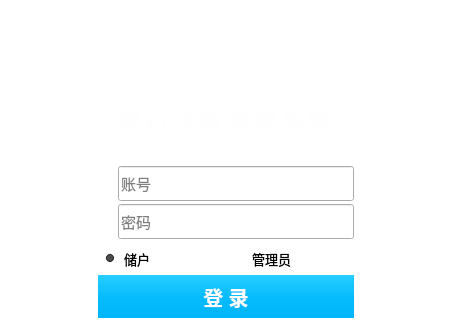
<?xml version="1.0" encoding="UTF-8"?>
<ui version="4.0">
 <class>LoginDialog</class>
 <widget class="QDialog" name="LoginDialog">
  <property name="geometry">
   <rect>
    <x>0</x>
    <y>0</y>
    <width>452</width>
    <height>333</height>
   </rect>
  </property>
  <property name="windowTitle">
   <string>Dialog</string>
  </property>
  <property name="styleSheet">
   <string notr="true">QWidget#LoginDialog{
background:transparent;
}</string>
  </property>
  <layout class="QGridLayout" name="mainLayout">
   <property name="leftMargin">
    <number>0</number>
   </property>
   <property name="topMargin">
    <number>0</number>
   </property>
   <property name="rightMargin">
    <number>0</number>
   </property>
   <property name="bottomMargin">
    <number>0</number>
   </property>
   <item row="2" column="1">
    <layout class="QGridLayout" name="gridLayout_2">
     <property name="spacing">
      <number>3</number>
     </property>
     <item row="0" column="1">
      <widget class="QLineEdit" name="userLineEdit">
       <property name="minimumSize">
        <size>
         <width>236</width>
         <height>35</height>
        </size>
       </property>
       <property name="font">
        <font>
         <pointsize>11</pointsize>
        </font>
       </property>
       <property name="styleSheet">
        <string notr="true"/>
       </property>
       <property name="inputMethodHints">
        <set>Qt::ImhDigitsOnly</set>
       </property>
       <property name="text">
        <string/>
       </property>
       <property name="placeholderText">
        <string>账号</string>
       </property>
       <property name="clearButtonEnabled">
        <bool>true</bool>
       </property>
      </widget>
     </item>
     <item row="2" column="0" colspan="2">
      <widget class="QGroupBox" name="groupBox">
       <property name="styleSheet">
        <string notr="true">QGroupBox {
	border:0px;
	margin-left:3px;
	margin-right:3px;
	background:transparent;
}

QRadioButton{
	spacing: 5px;
	background:transparent;
}

QRadioButton::indicator{
	width: 18px;
	height: 18px;
}</string>
       </property>
       <property name="title">
        <string/>
       </property>
       <property name="checkable">
        <bool>false</bool>
       </property>
       <layout class="QHBoxLayout" name="horizontalLayout_3">
        <property name="leftMargin">
         <number>0</number>
        </property>
        <property name="topMargin">
         <number>0</number>
        </property>
        <property name="rightMargin">
         <number>0</number>
        </property>
        <property name="bottomMargin">
         <number>0</number>
        </property>
        <item>
         <widget class="QRadioButton" name="radioUser">
          <property name="font">
           <font>
            <pointsize>10</pointsize>
           </font>
          </property>
          <property name="text">
           <string>储户</string>
          </property>
          <property name="checked">
           <bool>true</bool>
          </property>
         </widget>
        </item>
        <item>
         <widget class="QRadioButton" name="radioAdmin">
          <property name="font">
           <font>
            <pointsize>10</pointsize>
           </font>
          </property>
          <property name="styleSheet">
           <string notr="true"/>
          </property>
          <property name="text">
           <string>管理员</string>
          </property>
         </widget>
        </item>
       </layout>
      </widget>
     </item>
     <item row="1" column="0">
      <widget class="QLabel" name="passwordLabel">
       <property name="sizePolicy">
        <sizepolicy hsizetype="Minimum" vsizetype="Minimum">
         <horstretch>0</horstretch>
         <verstretch>0</verstretch>
        </sizepolicy>
       </property>
       <property name="minimumSize">
        <size>
         <width>15</width>
         <height>15</height>
        </size>
       </property>
       <property name="maximumSize">
        <size>
         <width>25</width>
         <height>25</height>
        </size>
       </property>
       <property name="styleSheet">
        <string notr="true">QLabel{
	background: transparent;
}</string>
       </property>
       <property name="text">
        <string/>
       </property>
       <property name="pixmap">
        <pixmap resource="BankManager.qrc">:/icons/password.png</pixmap>
       </property>
       <property name="scaledContents">
        <bool>true</bool>
       </property>
       <property name="alignment">
        <set>Qt::AlignCenter</set>
       </property>
      </widget>
     </item>
     <item row="0" column="0">
      <widget class="QLabel" name="userLabel">
       <property name="minimumSize">
        <size>
         <width>17</width>
         <height>17</height>
        </size>
       </property>
       <property name="maximumSize">
        <size>
         <width>25</width>
         <height>25</height>
        </size>
       </property>
       <property name="styleSheet">
        <string notr="true">QLabel{
	background:transparent;
}</string>
       </property>
       <property name="text">
        <string/>
       </property>
       <property name="pixmap">
        <pixmap resource="BankManager.qrc">:/icons/user.png</pixmap>
       </property>
       <property name="scaledContents">
        <bool>true</bool>
       </property>
       <property name="alignment">
        <set>Qt::AlignCenter</set>
       </property>
      </widget>
     </item>
     <item row="1" column="1">
      <widget class="QLineEdit" name="passwordLineEdit">
       <property name="minimumSize">
        <size>
         <width>0</width>
         <height>35</height>
        </size>
       </property>
       <property name="font">
        <font>
         <pointsize>11</pointsize>
        </font>
       </property>
       <property name="styleSheet">
        <string notr="true"/>
       </property>
       <property name="inputMethodHints">
        <set>Qt::ImhNoAutoUppercase|Qt::ImhNoPredictiveText|Qt::ImhSensitiveData</set>
       </property>
       <property name="text">
        <string/>
       </property>
       <property name="echoMode">
        <enum>QLineEdit::PasswordEchoOnEdit</enum>
       </property>
       <property name="placeholderText">
        <string>密码</string>
       </property>
       <property name="clearButtonEnabled">
        <bool>true</bool>
       </property>
      </widget>
     </item>
     <item row="3" column="0" colspan="2">
      <widget class="QPushButton" name="loginButton">
       <property name="sizePolicy">
        <sizepolicy hsizetype="Minimum" vsizetype="Maximum">
         <horstretch>0</horstretch>
         <verstretch>0</verstretch>
        </sizepolicy>
       </property>
       <property name="minimumSize">
        <size>
         <width>0</width>
         <height>43</height>
        </size>
       </property>
       <property name="font">
        <font>
         <family>黑体</family>
         <pointsize>-1</pointsize>
         <bold>true</bold>
        </font>
       </property>
       <property name="styleSheet">
        <string notr="true">QPushButton {
	color: white;
	border:0px;		
	font-family: 黑体;
	font-weight: 600;
	font-size: 20px;
    background:qlineargradient(spread:pad, x1:0, y1:0, x2:0, y2:1, stop:0 rgba(38, 205, 255, 255), stop:0.516908 rgba(7, 188, 252, 255), stop:1 rgba(1, 181, 249, 255));
}
QPushButton:hover{
	background: qlineargradient(spread:pad, x1:0, y1:0, x2:0, y2:1, stop:0 rgba(25, 204, 255, 255), stop:0.521739 rgba(29, 197, 252, 255), stop:1 rgba(26, 195, 251, 255));
}
QPushButton:pressed{
	background: rgb(34,174,250);
}</string>
       </property>
       <property name="text">
        <string>登 录</string>
       </property>
       <property name="flat">
        <bool>false</bool>
       </property>
      </widget>
     </item>
    </layout>
   </item>
   <item row="2" column="0">
    <spacer name="horizontalSpacer_4">
     <property name="orientation">
      <enum>Qt::Horizontal</enum>
     </property>
     <property name="sizeHint" stdset="0">
      <size>
       <width>65</width>
       <height>20</height>
      </size>
     </property>
    </spacer>
   </item>
   <item row="3" column="1">
    <spacer name="verticalSpacer_2">
     <property name="orientation">
      <enum>Qt::Vertical</enum>
     </property>
     <property name="sizeType">
      <enum>QSizePolicy::Fixed</enum>
     </property>
     <property name="sizeHint" stdset="0">
      <size>
       <width>20</width>
       <height>15</height>
      </size>
     </property>
    </spacer>
   </item>
   <item row="0" column="1">
    <spacer name="verticalSpacer">
     <property name="orientation">
      <enum>Qt::Vertical</enum>
     </property>
     <property name="sizeType">
      <enum>QSizePolicy::Expanding</enum>
     </property>
     <property name="sizeHint" stdset="0">
      <size>
       <width>20</width>
       <height>65</height>
      </size>
     </property>
    </spacer>
   </item>
   <item row="2" column="2">
    <spacer name="horizontalSpacer_5">
     <property name="orientation">
      <enum>Qt::Horizontal</enum>
     </property>
     <property name="sizeHint" stdset="0">
      <size>
       <width>66</width>
       <height>20</height>
      </size>
     </property>
    </spacer>
   </item>
   <item row="1" column="0" colspan="3">
    <widget class="QLabel" name="label">
     <property name="sizePolicy">
      <sizepolicy hsizetype="Preferred" vsizetype="Minimum">
       <horstretch>0</horstretch>
       <verstretch>0</verstretch>
      </sizepolicy>
     </property>
     <property name="minimumSize">
      <size>
       <width>0</width>
       <height>79</height>
      </size>
     </property>
     <property name="font">
      <font>
       <family>微软雅黑</family>
       <pointsize>18</pointsize>
       <bold>true</bold>
      </font>
     </property>
     <property name="styleSheet">
      <string notr="true">background:transparent;</string>
     </property>
     <property name="text">
      <string>&lt;html&gt;&lt;head/&gt;&lt;body&gt;&lt;p style=&quot; letter-spacing:3px;&quot;&gt;&lt;span style=&quot; color:#fefefe;&quot;&gt;银行储蓄管理系统&lt;/span&gt;&lt;/p&gt;&lt;/body&gt;&lt;/html&gt;</string>
     </property>
     <property name="alignment">
      <set>Qt::AlignCenter</set>
     </property>
    </widget>
   </item>
  </layout>
 </widget>
 <resources>
  <include location="BankManager.qrc"/>
 </resources>
 <connections/>
</ui>
